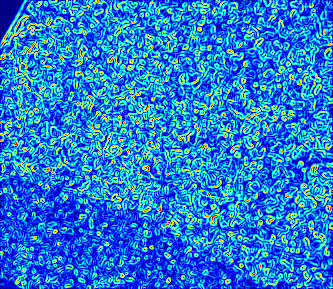
#> input picture debug_output/debug_20250620_095913_20250620_095913/gradient.png, 333 x 289 px
$ python calibrate_ef_metric.py debug_output/debug_20250620_095913_20250620_095913/gradient.png   (older library calls are emulated)
#> lines starting #> are read from the running program, lines starting #| are printed output that depends on the picture
#!/usr/bin/env python3
"""
Utility script for empirical calibration of the Ef metric.

This script helps you calibrate the Ef normalization factor based on your actual
speckle pattern images. Run this with a set of good quality speckle images to
determine the optimal Ef normalization parameters.

Usage:
    python calibrate_ef_metric.py path/to/speckle/images/
    python calibrate_ef_metric.py image1.jpg image2.png image3.tiff
"""

import os
import sys
import glob
import argparse
import numpy as np
import cv2
import logging
from pathlib import Path
from core.quality_calculator import QualityCalculator

# Set up logging
logging.basicConfig(level=logging.INFO, format='%(levelname)s: %(message)s')
logger = logging.getLogger(__name__)

def load_image(image_path):
    """Load and validate an image."""
    try:
        image = cv2.imread(str(image_path))
        if image is None:
            logger.warning(f"Could not load image: {image_path}")
            return None

        # Convert BGR to RGB if needed
        if len(image.shape) == 3:
            image = cv2.cvtColor(image, cv2.COLOR_BGR2RGB)

        return image
    except Exception as e:
        logger.warning(f"Error loading {image_path}: {e}")
        return None

def collect_images(paths):
    """Collect all valid images from the given paths."""
    images = []
    image_extensions = {'.jpg', '.jpeg', '.png', '.tiff', '.tif', '.bmp'}

    for path in paths:
        path = Path(path)

        if path.is_file():
            # Single file
            if path.suffix.lower() in image_extensions:
                img = load_image(path)
#> in load_image, image is the input picture: shape (289, 333, 3); mean B, G, R 221.7, 122.8, 24.1
                if img is not None:
                    images.append((str(path), img))
                    logger.info(f"Loaded: {path.name}")
            else:
                logger.warning(f"Unsupported file type: {path}")

        elif path.is_dir():
            # Directory - find all images
            for ext in image_extensions:
                pattern = str(path / f"*{ext}")
                for img_path in glob.glob(pattern):
                    img = load_image(img_path)
                    if img is not None:
                        images.append((img_path, img))
                        logger.info(f"Loaded: {Path(img_path).name}")
        else:
            logger.warning(f"Path not found: {path}")

    return images

def analyze_ef_distribution(images):
    """Analyze the distribution of Ef values in the image set."""
    logger.info("Analyzing Ef value distribution...")

    ef_values = []
    mig_values = []

    for img_path, image in images:
        try:
            # Convert to grayscale if needed
            if len(image.shape) == 3:
                gray = cv2.cvtColor(image, cv2.COLOR_RGB2GRAY)
            else:
                gray = image.copy()

            # Calculate gradients
            grad_x = cv2.Sobel(gray, cv2.CV_64F, 1, 0, ksize=3)
            grad_y = cv2.Sobel(gray, cv2.CV_64F, 0, 1, ksize=3)
            grad_xx = cv2.Sobel(grad_x, cv2.CV_64F, 1, 0, ksize=3)
            grad_yy = cv2.Sobel(grad_y, cv2.CV_64F, 0, 1, ksize=3)
            grad_xy = cv2.Sobel(grad_x, cv2.CV_64F, 0, 1, ksize=3)

            # Calculate MIG and Ef
            first_order_magnitude = np.sqrt(grad_x ** 2 + grad_y ** 2)
            second_order_magnitude = np.sqrt(grad_xx ** 2 + grad_yy ** 2 + 2 * grad_xy ** 2)

            mig = np.mean(first_order_magnitude)

            alpha = 0.7
            beta = 0.3
            ef = alpha * np.mean(first_order_magnitude) + beta * np.mean(second_order_magnitude)

            ef_values.append(ef)
            mig_values.append(mig)

            logger.info(f"  {Path(img_path).name}: MIG={mig:.2f}, Ef={ef:.2f}")

        except Exception as e:
            logger.warning(f"Error processing {img_path}: {e}")
            continue

    return np.array(ef_values), np.array(mig_values)

def recommend_calibration(ef_values, mig_values, target_range=(0.3, 0.8)):
    """Recommend calibration parameters based on the analysis."""
    if len(ef_values) == 0:
        logger.error("No valid Ef values to analyze")
        return None

    # Calculate statistics
    ef_stats = {
        'min': np.min(ef_values),
        'max': np.max(ef_values),
        'mean': np.mean(ef_values),
        'median': np.median(ef_values),
        'std': np.std(ef_values),
        'p25': np.percentile(ef_values, 25),
        'p75': np.percentile(ef_values, 75),
        'p90': np.percentile(ef_values, 90)
    }

    mig_stats = {
        'min': np.min(mig_values),
        'max': np.max(mig_values),
        'mean': np.mean(mig_values),
        'median': np.median(mig_values),
        'std': np.std(mig_values),
        'p25': np.percentile(mig_values, 25),
        'p75': np.percentile(mig_values, 75),
        'p90': np.percentile(mig_values, 90)
    }

    print("\n" + "="*60)
    print("ANALYSIS RESULTS")
    print("="*60)

    print(f"\nEf Statistics (n={len(ef_values)}):")
    print(f"  Min:    {ef_stats['min']:.2f}")
    print(f"  25th:   {ef_stats['p25']:.2f}")
    print(f"  Median: {ef_stats['median']:.2f}")
    print(f"  Mean:   {ef_stats['mean']:.2f}")
    print(f"  75th:   {ef_stats['p75']:.2f}")
    print(f"  90th:   {ef_stats['p90']:.2f}")
    print(f"  Max:    {ef_stats['max']:.2f}")
    print(f"  Std:    {ef_stats['std']:.2f}")

    print(f"\nMIG Statistics (n={len(mig_values)}):")
    print(f"  Min:    {mig_stats['min']:.2f}")
    print(f"  25th:   {mig_stats['p25']:.2f}")
    print(f"  Median: {mig_stats['median']:.2f}")
    print(f"  Mean:   {mig_stats['mean']:.2f}")
    print(f"  75th:   {mig_stats['p75']:.2f}")
    print(f"  90th:   {mig_stats['p90']:.2f}")
    print(f"  Max:    {mig_stats['max']:.2f}")
    print(f"  Std:    {mig_stats['std']:.2f}")

    # Recommend calibration parameters
    print("\n" + "="*60)
    print("CALIBRATION RECOMMENDATIONS")
    print("="*60)

    # For Ef normalization, use different strategies
    target_mid = (target_range[0] + target_range[1]) / 2

    strategies = {
        'Conservative (75th percentile)': ef_stats['p75'] / target_mid,
        'Balanced (median)': ef_stats['median'] / target_mid,
        'Aggressive (mean)': ef_stats['mean'] / target_mid,
    }

    print(f"\nEf Normalization Factor Recommendations:")
    print(f"Target normalized range: {target_range[0]:.1f} - {target_range[1]:.1f}")

    for strategy, factor in strategies.items():
        print(f"  {strategy}: {factor:.1f}")

    # Check MIG range
    print(f"\nMIG Range Analysis:")
    if mig_stats['max'] <= 50:
        print(f"  ✓ MIG values are within expected range (max: {mig_stats['max']:.1f} ≤ 50)")
        print(f"  ✓ Current MIG normalization factor (50.0) is appropriate")
    else:
        print(f"  ⚠ MIG values exceed expected range (max: {mig_stats['max']:.1f} > 50)")
        recommended_mig_factor = mig_stats['p90'] / 0.8  # Map 90th percentile to 0.8
        print(f"  → Consider increasing MIG normalization factor to {recommended_mig_factor:.1f}")

    # Provide code snippet
    recommended_ef_factor = ef_stats['p75'] / target_mid

    print(f"\n" + "="*60)
    print("IMPLEMENTATION")
    print("="*60)

    print(f"\nTo apply the recommended calibration, use:")
    print(f"```python")
    print(f"from core.quality_calculator import QualityCalculator")
    print(f"")
    print(f"calc = QualityCalculator()")
    print(f"calc.set_scoring_calibration(")
    print(f"    ef_normalization_factor={recommended_ef_factor:.1f}")
    if mig_stats['max'] > 50:
        recommended_mig_factor = mig_stats['p90'] / 0.8
        print(f"    mig_normalization_factor={recommended_mig_factor:.1f}")
    print(f")")
    print(f"```")

    return {
        'ef_stats': ef_stats,
        'mig_stats': mig_stats,
        'recommended_ef_factor': recommended_ef_factor,
        'recommended_mig_factor': mig_stats['p90'] / 0.8 if mig_stats['max'] > 50 else 50.0
    }

def main():
    parser = argparse.ArgumentParser(
        description="Calibrate Ef metric based on sample speckle images",
        formatter_class=argparse.RawDescriptionHelpFormatter,
        epilog="""
Examples:
  python calibrate_ef_metric.py /path/to/speckle/images/
  python calibrate_ef_metric.py image1.jpg image2.png image3.tiff
  python calibrate_ef_metric.py --target-range 0.4 0.7 /path/to/images/
        """
    )

    parser.add_argument('paths', nargs='+', help='Image files or directories containing speckle images')
    parser.add_argument('--target-range', nargs=2, type=float, default=[0.3, 0.8],
                       metavar=('MIN', 'MAX'), help='Target range for normalized Ef values (default: 0.3 0.8)')
    parser.add_argument('--test-calibration', action='store_true',
                       help='Test the recommended calibration on the sample images')

    args = parser.parse_args()

    if not args.paths:
        parser.print_help()
        return

    # Collect images
    logger.info("Collecting images...")
    images = collect_images(args.paths)
#> images = 1 item

    if not images:
        logger.error("No valid images found")
        return

    logger.info(f"Found {len(images)} valid images")

    # Analyze Ef distribution
    ef_values, mig_values = analyze_ef_distribution(images)
#> the loop in analyze_ef_distribution, `for img_path, image in images:` made 1 pass
#> (mig, alpha, beta, ef) on pass 1: (317.4, 0.7, 0.3, 883.3)
#> pass 1, in analyze_ef_distribution, `gray = cv2.cvtColor(image, cv2.COLOR_RGB2GRAY)`:
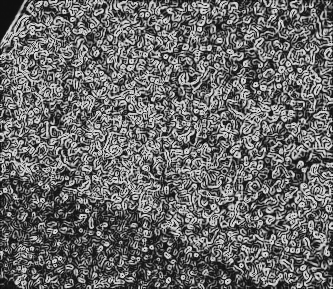
#> gray: shape (289, 333); min 15, max 226, mean 104.6
#> pass 1, in analyze_ef_distribution, `grad_x = cv2.Sobel(gray, cv2.CV_64F, 1, 0, ksize=3)`:
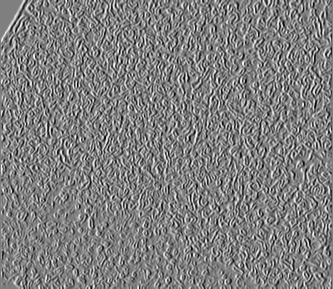
#> grad_x: shape (289, 333) float64; min -807, max 811, mean 0.3; drawn with min black and max white
#> pass 1, in analyze_ef_distribution, `grad_y = cv2.Sobel(gray, cv2.CV_64F, 0, 1, ksize=3)`:
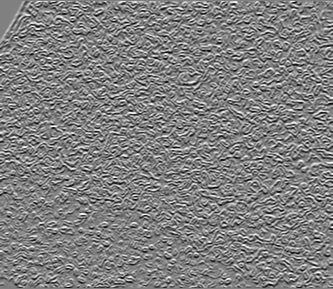
#> grad_y: shape (289, 333) float64; min -805, max 795, mean -0.5; drawn with min black and max white
#> pass 1, in analyze_ef_distribution, `grad_xx = cv2.Sobel(grad_x, cv2.CV_64F, 1, 0, ksize=3)`:
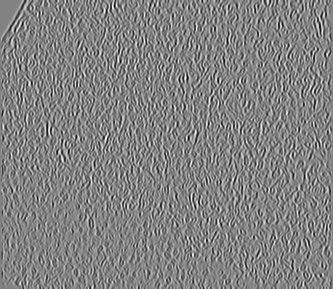
#> grad_xx: shape (289, 333) float64; min -6079, max 5797, mean -3.3; drawn with min black and max white
#> after the loop in analyze_ef_distribution, `for img_path, image in images:`:
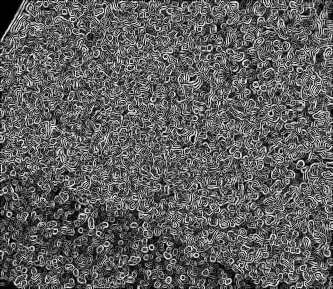
#> first_order_magnitude: shape (289, 333) float64; min 0, max 852.6, mean 317.4; drawn with min black and max white
#> after the loop in analyze_ef_distribution, `for img_path, image in images:`:
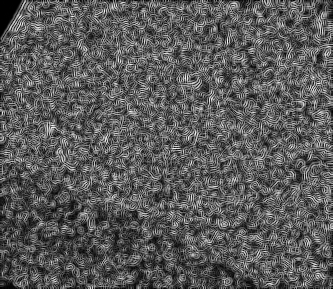
#> second_order_magnitude: shape (289, 333) float64; min 0, max 6228.7, mean 2203.8; drawn with min black and max white
#> after the loop in analyze_ef_distribution, `for img_path, image in images:`: ef_values = [883.3]; mig_values = [317.4]
#> ef_values = [883.3]; mig_values = [317.4]

    if len(ef_values) == 0:
        logger.error("No valid Ef values calculated")
        return

    # Get recommendations
    results = recommend_calibration(ef_values, mig_values, tuple(args.target_range))
#> in recommend_calibration, `ef_stats = { 'min': np.min(ef_values), 'max': np.max(ef_values), 'mean..`: ef_stats = {'min': 883.3, 'max': 883.3, 'mean': 883.3, 'median': 883.3, 'std': 0, 'p25': 883.3, 'p75': 883.3, 'p90': 883.3}
#> in recommend_calibration, `mig_stats = { 'min': np.min(mig_values), 'max': np.max(mig_values), 'm..`: mig_stats = {'min': 317.4, 'max': 317.4, 'mean': 317.4, 'median': 317.4, 'std': 0, 'p25': 317.4, 'p75': 317.4, 'p90': 317.4}
#| Ef Statistics (n=1):
#|   Min:    883.32
#|   25th:   883.32
#|   Median: 883.32
#|   Mean:   883.32
#|   75th:   883.32
#|   90th:   883.32
#|   Max:    883.32
#|   Std:    0.00
#| MIG Statistics (n=1):
#|   Min:    317.42
#|   25th:   317.42
#|   Median: 317.42
#|   Mean:   317.42
#|   75th:   317.42
#|   90th:   317.42
#|   Max:    317.42
#|   Std:    0.00
#> in recommend_calibration, `strategies = { 'Conservative (75th percentile)': ef_stats['p75'] / tar..`: strategies = {'Conservative (75th percentile)': 1606, 'Balanced (median)': 1606, 'Aggressive (mean)': 1606}
#> the loop in recommend_calibration, `for strategy, factor in strategies.items():` made 3 passes
#|   Conservative (75th percentile): 1606.0
#|   Balanced (median): 1606.0
#|   Aggressive (mean): 1606.0
#|   ⚠ MIG values exceed expected range (max: 317.4 > 50)
#> in recommend_calibration, `recommended_mig_factor = mig_stats['p90'] / 0.8`: recommended_mig_factor = 396.8
#|   → Consider increasing MIG normalization factor to 396.8
#> in recommend_calibration, `recommended_ef_factor = ef_stats['p75'] / target_mid`: recommended_ef_factor = 1606
#|     ef_normalization_factor=1606.0
#|     mig_normalization_factor=396.8
#> results = 4 items

    if args.test_calibration and results:
        print(f"\n" + "="*60)
        print("TESTING CALIBRATION")
        print("="*60)

        # Test the calibration
        calc = QualityCalculator()
        calc.set_scoring_calibration(
            ef_normalization_factor=results['recommended_ef_factor'],
            mig_normalization_factor=results['recommended_mig_factor']
        )

        print(f"\nQuality scores with recommended calibration:")
        print("-" * 50)

        for img_path, image in images[:5]:  # Test first 5 images
            result = calc.calculate_quality_score(image)
            gradient_metrics = result['gradient_metrics']

            print(f"{Path(img_path).name}:")
            print(f"  Overall: {result['overall_score']:.1f}")
            print(f"  Ef (normalized): {gradient_metrics['normalized_ef']:.3f}")
            print(f"  MIG (normalized): {gradient_metrics['normalized_mig']:.3f}")

if __name__ == "__main__":
    main()

$ run again, with debug_output/debug_20250620_095913_20250620_095913/roi.png copied over debug_output/debug_20250620_095913_20250620_095913/gradient.png
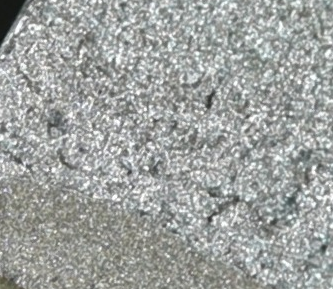
#> input picture debug_output/debug_20250620_095913_20250620_095913/roi.png, 333 x 289 px
#> in load_image, image is the input picture: shape (289, 333, 3); mean B, G, R 158.8, 161.3, 158.2
#> images = 1 item
#> the loop in analyze_ef_distribution, `for img_path, image in images:` made 1 pass
#> (mig, alpha, beta, ef) on pass 1: (145, 0.7, 0.3, 392.4)
#> pass 1, in analyze_ef_distribution, `grad_xx = cv2.Sobel(grad_x, cv2.CV_64F, 1, 0, ksize=3)`:
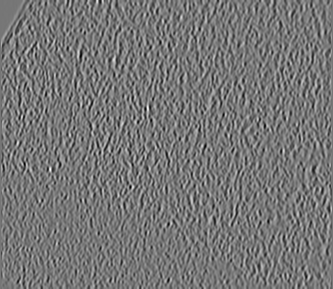
#> grad_xx: shape (289, 333) float64; min -2915, max 3344, mean -0.1; drawn with min black and max white
#> after the loop in analyze_ef_distribution, `for img_path, image in images:`:
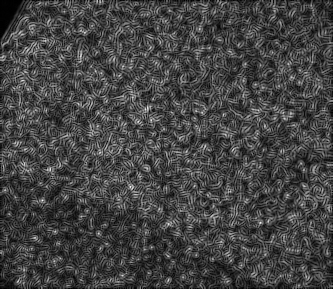
#> second_order_magnitude: shape (289, 333) float64; min 0, max 3650.1, mean 969.6; drawn with min black and max white
#> after the loop in analyze_ef_distribution, `for img_path, image in images:`: ef_values = [392.4]; mig_values = [145]
#> in main, `ef_values, mig_values = analyze_ef_distribution(images)`: ef_values = [392.4]; mig_values = [145]
#> ef_stats = {'min': 392.4, 'max': 392.4, 'mean': 392.4, 'median': 392.4, 'std': 0, 'p25': 392.4, 'p75': 392.4, 'p90': 392.4}
#> mig_stats = {'min': 145, 'max': 145, 'mean': 145, 'median': 145, 'std': 0, 'p25': 145, 'p75': 145, 'p90': 145}
#| Ef Statistics (n=1):
#|   Min:    392.40
#|   25th:   392.40
#|   Median: 392.40
#|   Mean:   392.40
#|   75th:   392.40
#|   90th:   392.40
#|   Max:    392.40
#|   Std:    0.00
#| MIG Statistics (n=1):
#|   Min:    145.03
#|   25th:   145.03
#|   Median: 145.03
#|   Mean:   145.03
#|   75th:   145.03
#|   90th:   145.03
#|   Max:    145.03
#|   Std:    0.00
#> strategies = {'Conservative (75th percentile)': 713.5, 'Balanced (median)': 713.5, 'Aggressive (mean)': 713.5}
#> the loop in recommend_calibration, `for strategy, factor in strategies.items():` made 3 passes
#> (printed output is left out)
#|   ⚠ MIG values exceed expected range (max: 145.0 > 50)
#> recommended_mig_factor = 181.3
#|   → Consider increasing MIG normalization factor to 181.3
#> recommended_ef_factor = 713.5
#|     ef_normalization_factor=713.5
#|     mig_normalization_factor=181.3
#> results = 4 items
